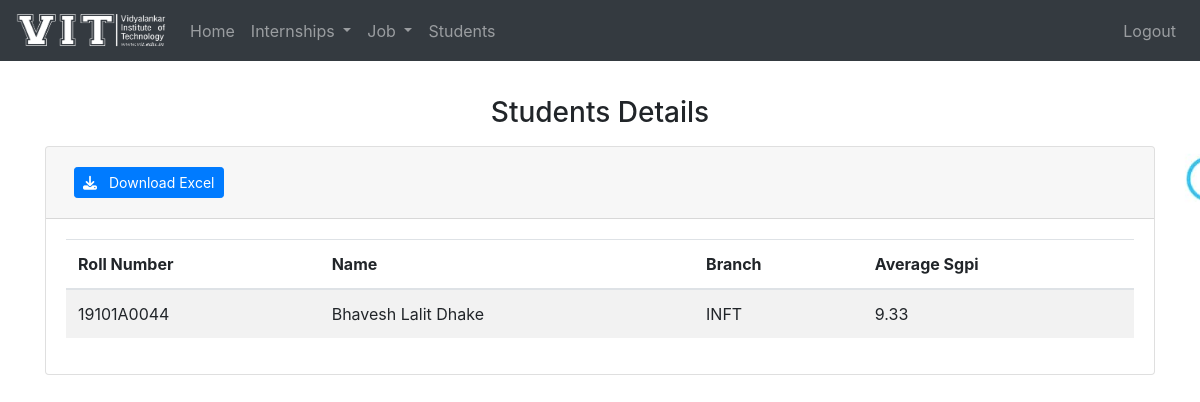
The app's page /placement_cell/student_details/, older data.
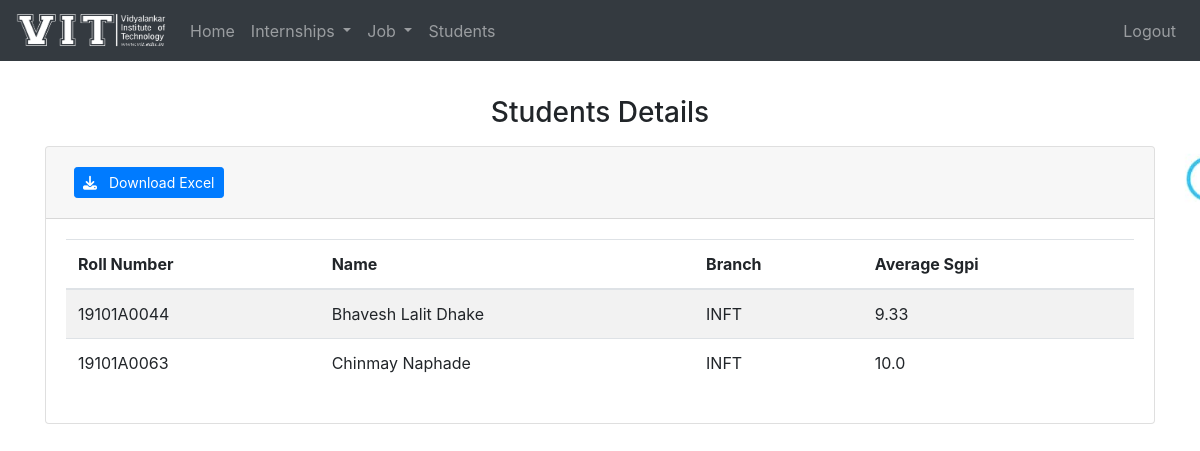
The same page, newer data.
### DMS_Student/models.py (models this page shows, shortened)
class Student(models.Model):
    roll_no = models.CharField(primary_key=True ,max_length=20, null=False)
    phone = models.CharField(max_length=10, null=True)
    skills = models.TextField(max_length=500, null=False)
    age=models.IntegerField(validators=[MaxValueValidator(99)],null=True)
    gender=models.CharField(max_length=15,choices=sorted({
        ("Male","Male"),("Female","Female"),("Other","Other")
    }),null=True)
    branch=models.CharField(max_length=12,choices=sorted({
        ("INFT", "INFT"),("CMPN","CMPN"),("EXTC","EXTC"),("ETRX","ETRX"),("BIOM","BIOM")
    }),null=True)
    div=models.CharField(max_length=12,choices=sorted({
        ("A","A"),("B","B"),("C","C")
    }),null=True)
    corresponding_address=models.TextField(max_length=500,null=True)
    permanent_address=models.TextField(max_length=500,null=True)
    date_of_birth = models.DateField(null=True)
    gmail=models.EmailField(null=True)
    residence_phone= models.CharField(max_length=10, null=True)
    pan_card_no=models.CharField(max_length=10,null=True)
    aadhar_no=models.CharField(max_length=12,null=True)
    passport_no=models.CharField(max_length=9,null=True)
    year_of_graduation=models.CharField(max_length=4,null=True)
    disability=models.BooleanField(null=True)
    type_of_disability=models.CharField(max_length=100,null=True)
    father_name = models.CharField(max_length=50, null=True)
    mother_name=models.CharField(max_length=50,null=True)
    father_occupation=models.CharField(max_length=50,null=True)
    mother_occupation=models.CharField(max_length=50,null=True)
    co_curriculum_activities=models.CharField(max_length=100,null=True)
    extra_curriculum_activities=models.CharField(max_length=100,null=True)
    hobbies=models.CharField(max_length=150,null=True)
    profile_photo=models.ImageField(upload_to="profile/",null=True)
    resume=models.FileField(upload_to="Resume/",null=True)
    facebook=models.URLField(null=True)
    linkdin=models.URLField(null=True)
    github=models.URLField(null=True)
    other=models.CharField(max_length=150,null=True)
    is_email_verified=models.BooleanField(default=False,null=True)

class CurrEdu(models.Model):
    roll_no_curr = models.ForeignKey(Student ,on_delete=models.CASCADE)
    sgpi1 = models.CharField(max_length=4, default="NA")
    sgpi2 = models.CharField(max_length=4, default="NA")
    cgpa1 = models.CharField(max_length=4, default="NA")
    sgpi3 = models.CharField(max_length=4, default="NA")
    sgpi4 = models.CharField(max_length=4, default="NA")
    cgpa2 = models.CharField(max_length=4, default="NA")
    sgpi5 = models.CharField(max_length=4, default="NA")
    sgpi6 = models.CharField(max_length=4, default="NA")
    cgpa3 = models.CharField(max_length=4, default="NA")
    sgpi7 = models.CharField(max_length=4, default="NA")
    sgpi8 = models.CharField(max_length=4, default="NA")
    cgpa4 = models.CharField(max_length=4, default="NA")
    live_kt=models.CharField(max_length=15,null=True)
    dead_kt = models.CharField(max_length=15, null=True)
    drop=models.CharField(max_length=15,choices=sorted({
        ("0","0 year"),("1","1 year"),("2","2 years"),("3","3 years"),("4","4 years"),("5", "5 years")
    }),null=True)
    total_grade = models.FloatField(validators=[MaxValueValidator(100)], null=True, default=0)
    average_sgpi = models.FloatField(validators=[MaxValueValidator(10)], null=True, default=0)

### DMS_Placement_Cell/views.py (the view)
# urls.py: path("student_details/", views.student_details, name="student_details"),
def student_details(request):
    students = Student.objects.all()
    student_dict = {}
    for student in students:
        edu = Add_edu.objects.filter(roll_no=student)
        curr_edu = CurrEdu.objects.filter(roll_no_curr=student)
        certificate = Certificates.objects.filter(certificate_issued_to=student)
        experience = Add_exp.objects.filter(rollNo=student)
        user = User.objects.filter(username=student.roll_no)
        student_dict[student.roll_no] = [user, student, edu, curr_edu, certificate, experience]
    student_dict = sorted(student_dict.items())
    content = {'student_dict':student_dict}
    return render(request, 'placement/student_details.html', content)

### DMS_Student/templatetags/custom_tags.py (called while the page is built)
@register.filter(name='disability')
def disability(value):
    if value == True:
        text = 'yes'
    else:
        text = 'NA'
    return text

@register.simple_tag
def marks_to_percentage(marks, subject):
    try:
        percentage = int(marks)/int(subject)
    except:
        percentage=0
    return percentage

### DMS_Placement_Cell/templates/placement/student_details.html (shortened to what this page needs)
{% extends "placement/base.html" %}
{% load static %}
{% load custom_tags %}
{% block content %}
<h3 class="text-center mb-3">Students Details</h3>
<div class="card">
    <div class="card-header">
        <button class="btn btn-primary btn-sm m-2" onclick="job_xl_conv()"><i class="fas fa-download mr-2"></i>
            Download Excel</button>
    </div>
    <div class="card-body">
        <table class="table table-hover table-striped table-responsive-sm">
            <thead>
                <tr>
                    <th>Roll Number</th>
                    <th>Name</th>
                    <th>Branch</th>
                    <th>Average Sgpi</th>
                </tr>
            </thead>
            <tbody>
                {% for roll_no, details in student_dict %}
                <tr onclick=" window.location.href='/placement_cell/displayProfile/{{ roll_no }}/'">
                    <td>{{details.0.0.username}}</td>
                    <td>{{details.0.0.first_name}}</td>
                    <td>{{details.1.branch}}</td>
                    <td>{{details.3.0.average_sgpi}}</td>
                </tr>
                {% endfor %}
            </tbody>
        </table>
    </div>
</div>
{% endblock %}

Row changes from the older to the newer data that the page shows:
added Student: username "19101A0063", first_name "Chinmay Naphade", branch "INFT", average_sgpi "10.0"
